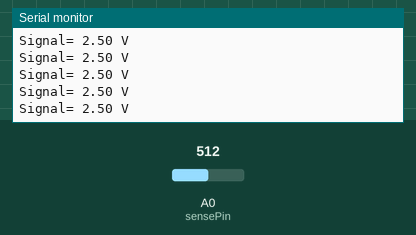
This sketch was run on a simulated Arduino Uno, built with avr-gcc and run on an emulated ATmega328P. Shown: the last lines printed to the serial monitor. The inputs (shaded band) are chosen by the test bench; at power-on: A0 (sensePin) = 512.

Above: at 1.2 s.
1.3 s: A0 (sensePin) set to 716
At 2.0 s:
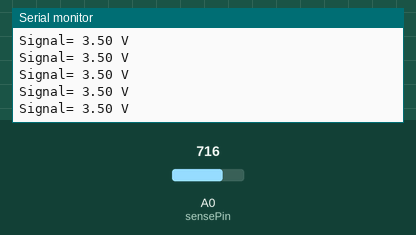
4.3 s: A0 (sensePin) set to 900
At 5.1 s:
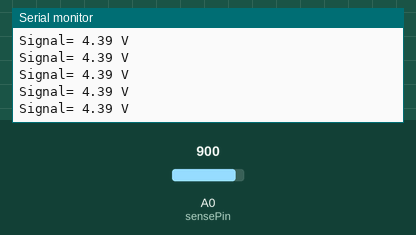
Timing chart, 0 to 7.3 s (numbered marks = the images above; inputs shaded):
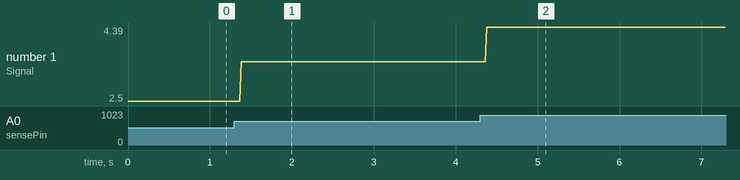

Measured:
- after the input at 1.3 s, the serial monitor: prints a new line after 0.08 s (image 1)
- after the input at 4.3 s, the serial monitor: prints a new line after 0.08 s (image 2)
- plotted number 1: 2.5 → 3.5 after the input at 1.3 s, 3.5 → 4.39 after the input at 4.3 s

The sketch:

sketch_jun13c.ino
```cpp
#define trigPin 10
#define sensePin 0


long previousMillis = 0;
float duration, distance;
boolean pwm = LOW;
void setup(){
Serial.begin(9600);
analogReference(INTERNAL);
pinMode(trigPin, OUTPUT);
}


void loop(){
unsigned long currentMillis = millis();

distance = analogRead(sensePin);
distance = (distance / 1024)*5;
Serial.print("Signal= ");
Serial.print(distance);
Serial.println(" V");

  if(currentMillis - previousMillis > 100){
    previousMillis = currentMillis;
    digitalWrite(trigPin, pwm);
    pwm = ! pwm;
    if(pwm == LOW){delay(10);}

  }


}
```
